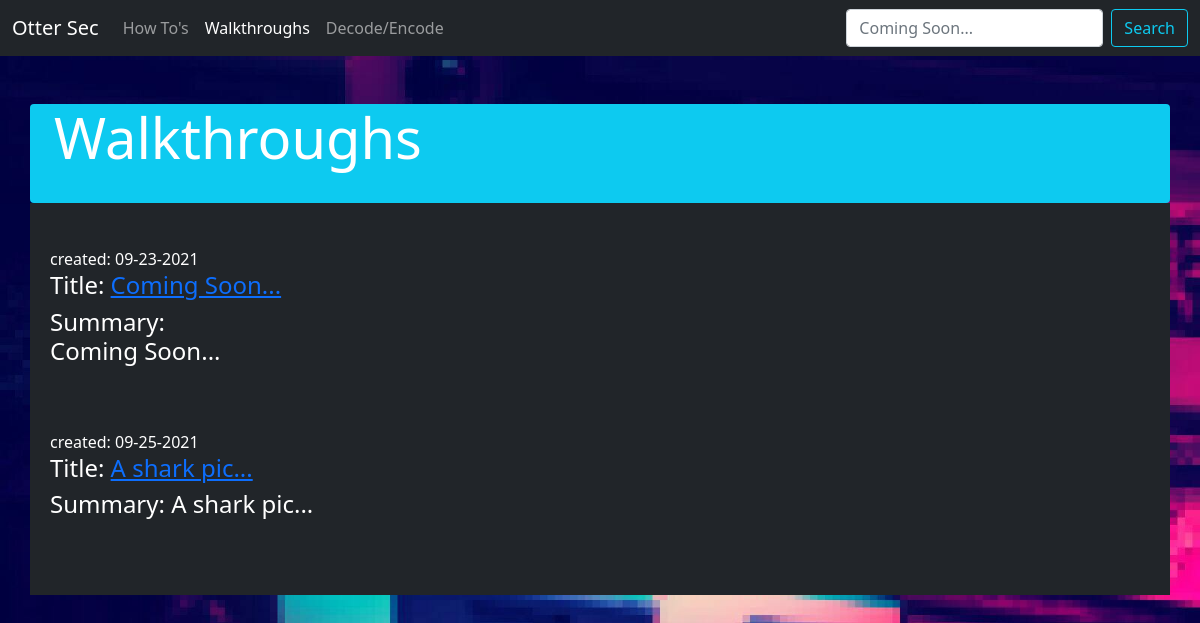
The page /walkthrough/ on the database its author committed.
### walk_through/models.py (models this page shows, shortened)
class WKModel(models.Model):
    author = models.ForeignKey(settings.AUTH_USER_MODEL, on_delete=models.CASCADE)
    summary = models.TextField()
    title = models.CharField(max_length=200)
    text = models.TextField()
    image = models.ImageField(blank=True, upload_to='blog_images')
    created_date = models.DateTimeField(default=timezone.now)
    class Meta:
        verbose_name = 'Walkthrough'

### walk_through/views.py (the view)
# urls.py: path('walkthrough/', include('walk_through.urls')),
def walk_through(request):
    wk_posts = WKModel.objects.filter(created_date__lte=timezone.now()).order_by('created_date')
    return render(request, "walkthrough.html", {'wk_posts': wk_posts})

### templates/walkthrough.html (shortened to what this page needs)
{% extends "base.html" %}
{% block content %}
<br>
<br>
    <div class="jumbotron container rounded bg-info text-white">
        <div class="container">
            <h1 class="display-4">Walkthroughs</h1>
            <br></div>
        </div>
        <div class="jumbotron container bg-dark text-white" style="padding: 20px;">
            <br>
                {% for post in wk_posts %}
                    <time>created:
                        {{ post.created_date|date:"m-d-Y" }}</time>
                    <h4>Title:
                        <a href="{% url 'wk_post_detail' pk=post.pk %}">{{ post.title|safe }}</a>
                    <h4>Summary:
                        {{ post.summary|safe }}</h4>
                    <br>
                        <br>
                        {% endfor %}
                    </div>
            {% endblock %}

### rows shown on the page
WKModel: created_date "09-23-2021", title "Coming Soon...", summary "Coming Soon..."
WKModel: created_date "09-25-2021", title "A shark pic...", summary "A shark pic..."
